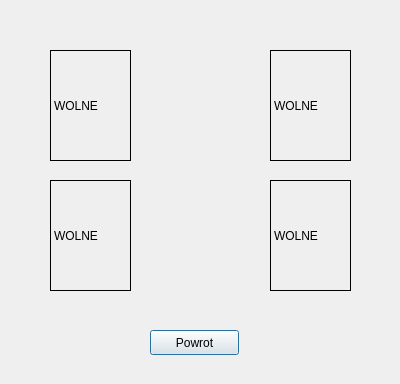
<?xml version="1.0" encoding="UTF-8"?>
<ui version="4.0">
 <class>lozko</class>
 <widget class="QDialog" name="lozko">
  <property name="geometry">
   <rect>
    <x>0</x>
    <y>0</y>
    <width>400</width>
    <height>384</height>
   </rect>
  </property>
  <property name="windowTitle">
   <string>Dialog</string>
  </property>
  <widget class="QLabel" name="label">
   <property name="geometry">
    <rect>
     <x>50</x>
     <y>50</y>
     <width>81</width>
     <height>111</height>
    </rect>
   </property>
   <property name="frameShape">
    <enum>QFrame::Box</enum>
   </property>
   <property name="frameShadow">
    <enum>QFrame::Plain</enum>
   </property>
   <property name="text">
    <string>WOLNE</string>
   </property>
  </widget>
  <widget class="QLabel" name="label_3">
   <property name="geometry">
    <rect>
     <x>50</x>
     <y>180</y>
     <width>81</width>
     <height>111</height>
    </rect>
   </property>
   <property name="frameShape">
    <enum>QFrame::Box</enum>
   </property>
   <property name="text">
    <string>WOLNE</string>
   </property>
  </widget>
  <widget class="QLabel" name="label_4">
   <property name="geometry">
    <rect>
     <x>270</x>
     <y>180</y>
     <width>81</width>
     <height>111</height>
    </rect>
   </property>
   <property name="frameShape">
    <enum>QFrame::Box</enum>
   </property>
   <property name="text">
    <string>WOLNE</string>
   </property>
  </widget>
  <widget class="QLabel" name="label_2">
   <property name="geometry">
    <rect>
     <x>270</x>
     <y>50</y>
     <width>81</width>
     <height>111</height>
    </rect>
   </property>
   <property name="frameShape">
    <enum>QFrame::Box</enum>
   </property>
   <property name="text">
    <string>WOLNE</string>
   </property>
  </widget>
  <widget class="QPushButton" name="pushButton">
   <property name="geometry">
    <rect>
     <x>150</x>
     <y>330</y>
     <width>89</width>
     <height>25</height>
    </rect>
   </property>
   <property name="text">
    <string>Powrot</string>
   </property>
  </widget>
 </widget>
 <resources/>
 <connections/>
</ui>
